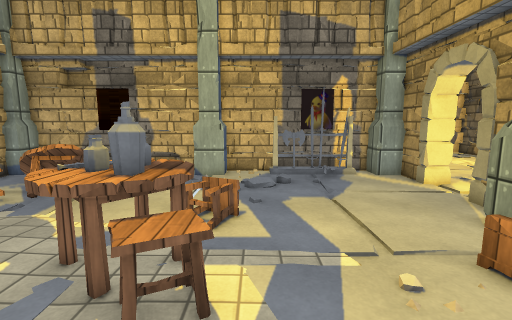
[1] (above)

19 first-person views from a walk through a scene from a Unity 3-D project. The camera is 1.4 m above the floor, tilts 8° down and sees 85° across. The floor is counted in squares, 0.47 m on a side. Each view is taken from the middle of a square. On the plan, view 1 faces up. The plan holds only what a view shows up to about 20 squares ahead; the rest is blank. The place goes on beyond the plan. The player character is not drawn. Some animated figures are left out. Door leaves are left out, so doorways stand open. Some surface patterns are stand-ins.

[2]
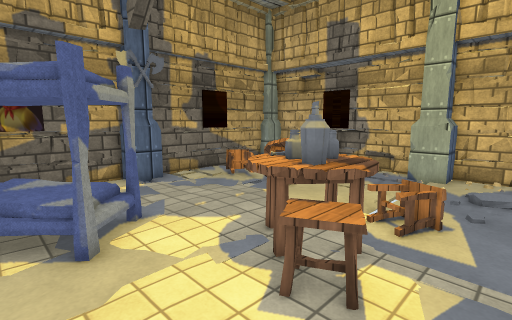

[3]
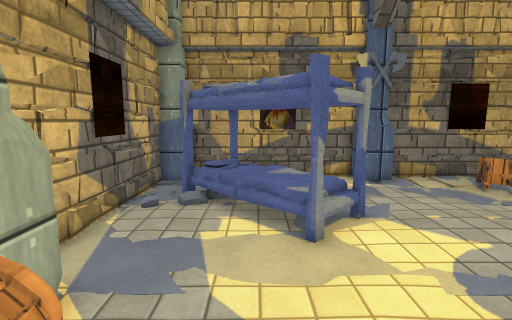

[4]
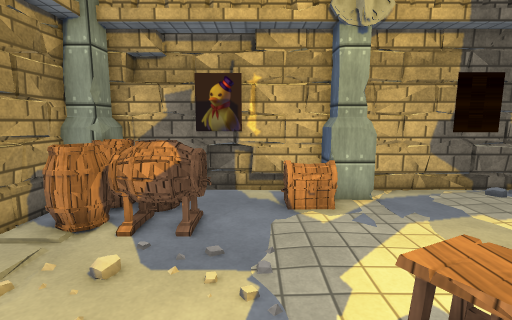

[5]
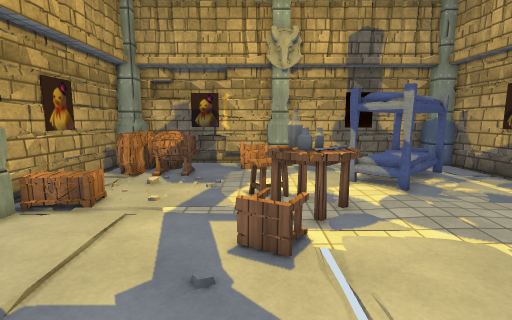

[6]
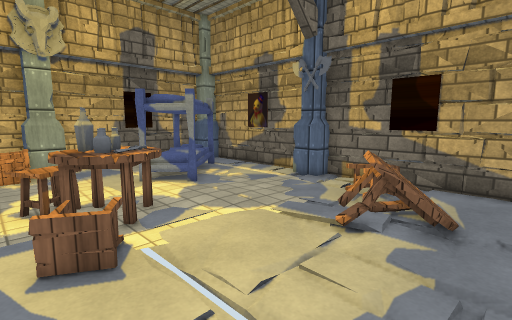

[7]
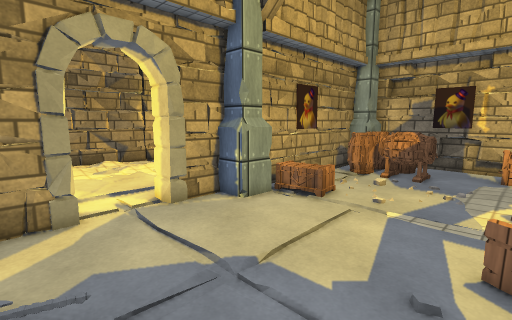

[8]
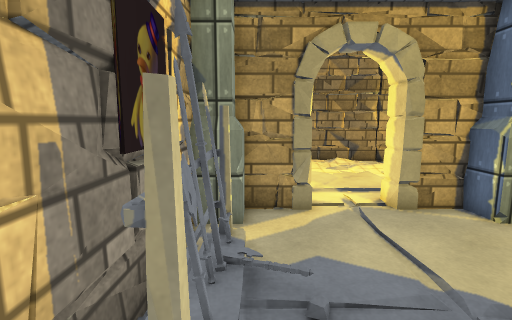

[9]
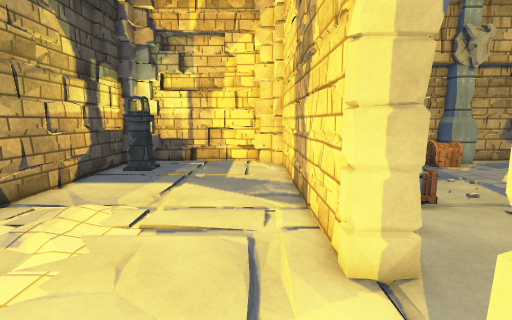

[10]
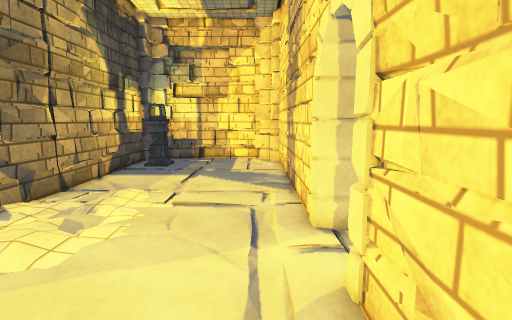

[11]
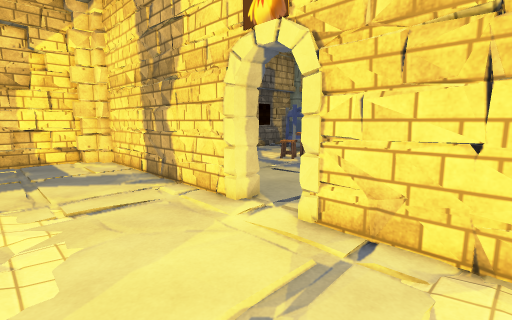

[12]
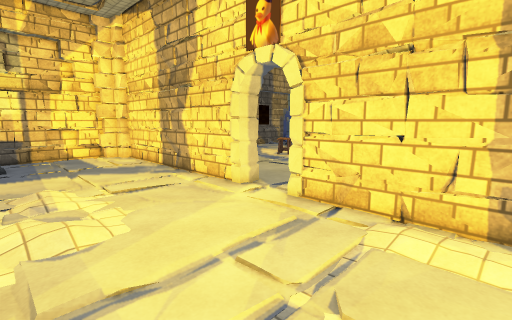

[13]
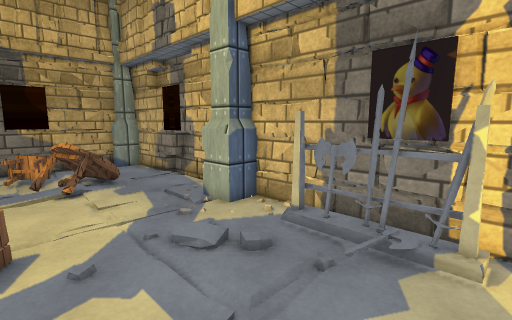

[14]
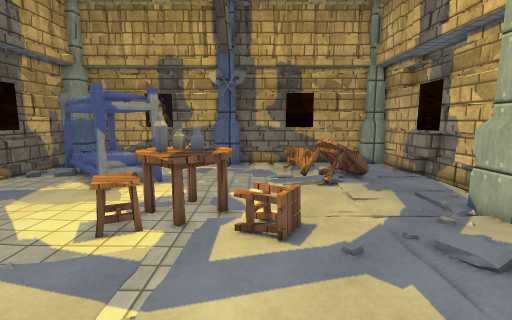

[15]
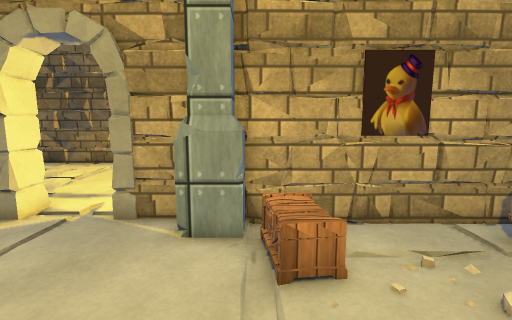

[16]
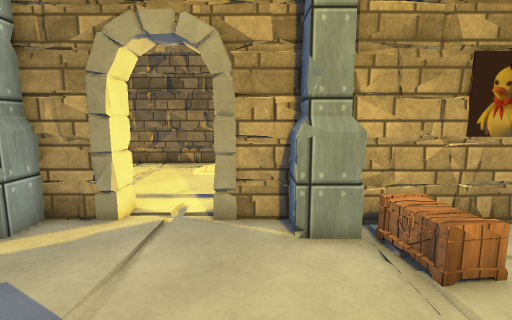

[17]
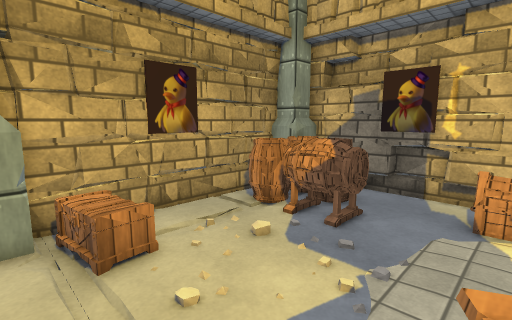

[18]
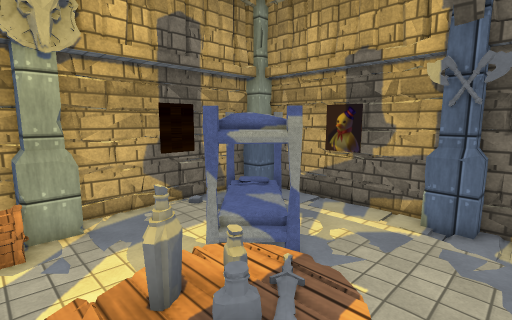

[19]
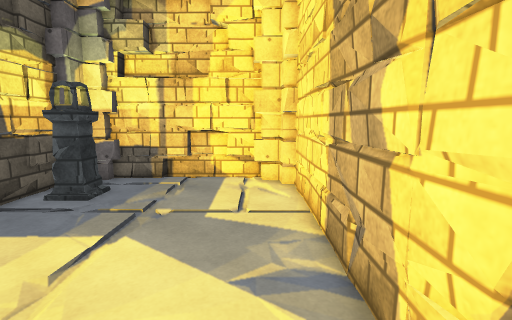

### Floor plan
Key: @ floor where view 1 was taken; # wall or solid block; x gap in a wall; . floor; / step, stairs or slope; D open door; O other object.
Columns run from 14 left of view 1 to 19 right of it. Each row starts with its distance up from view 1.
 20                        #....    .#
 19                        #...... ..#
 18                        #.........#
 17 ###########O############.........#
 16 OO........ OO..OOO#O.OO#.........#
 15 #O.........OO...////.O##.........#
 14 #....//......../......##.........#
 13 #.../OO/...... /...DDDD#.........#
 12 #...OOO/....../....DDDD..........#
 11 #.OOOOO/...........DDDD..........#
 10 #..O.../..../......DDDD#.........#
  9 #..........//O........##.........#
  8 #..........///.......O##.........#
  7 #O........OOO........OO#.........#
  6 OO........OOOO.......O##.........#
  5 #O........OOOO.....OO ##.........#
  4 #..........OOO........##.........#
  3 #.....OO....O.........##.........#
  2 #....OOOO........./...##.........#
  1 #...OOOOO.............##.........#
  0 #..OOOOO......@.OOOOOO##.........#
 -1 #.OOOOO.........OOOOOO##.......OO#
 -2 #.. OO......OOO...OOOO##.......OO#
 -3 #O..O......OOOO...OOOO###........#
 -4 OO..x......OO.......OOO###......##
 -5  #####################   ########

Where each view was taken, in squares from view 1:
view 1: 0 up, 0 right, facing up
view 2: 0 up, 1 right, facing up-left
view 3: 0 up, 1 right, facing left
view 4: 7 up, 1 right, facing down
view 5: 15 up, 1 left, facing down
view 6: 15 up, 0 right, facing down-left
view 7: 15 up, 1 left, facing down-right
view 8: 15 up, 1 left, facing right
view 9: 15 up, 11 right, facing down
view 10: 18 up, 11 right, facing down
view 11: 18 up, 16 right, facing down-left
view 12: 20 up, 18 right, facing down-left
view 13: 9 up, 6 right, facing up-left
view 14: 8 up, 6 right, facing left
view 15: 6 up, 0 right, facing right
view 16: 9 up, 0 right, facing right
view 17: 7 up, 1 left, facing down-right
view 18: 8 up, 1 left, facing down-left
view 19: 9 up, 11 right, facing down
